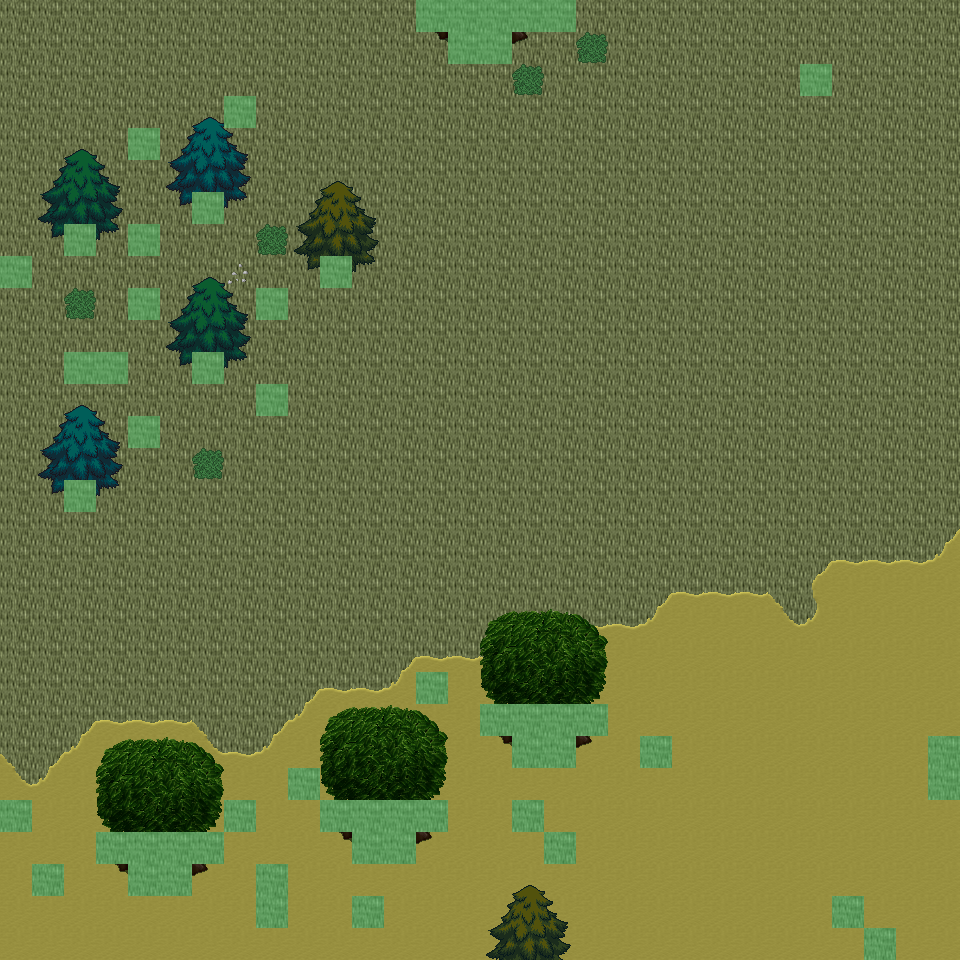

A level layout from a 2D game, rendered from its tile map. Below: a short description, then the map file with tile-grid data replaced by summaries:
An orthogonal 30x30 tile map with 32x32 px tiles, 6 tile layers (Ground, Object, Object2, Above, ...), 23 tilesets and 9 objects (9x mapExit).

<map version="1.0" orientation="orthogonal" renderorder="right-down" width="30" height="30" tilewidth="32" tileheight="32" nextobjectid="10">
  <tileset firstgid="1" name="tileset_ground_ground" tilewidth="32" tileheight="32" tilecount="33" columns="3">
    <image source="../drawable/tileset_ground_ground.png" width="96" height="352" />
  </tileset>
  <tileset firstgid="34" name="tileset_ground_ridge_earth_dark" tilewidth="32" tileheight="32" tilecount="96" columns="12">
    <image source="../drawable/tileset_ground_ridge_earth_dark.png" width="384" height="256" />
  </tileset>
  <tileset firstgid="130" name="tileset_logic_collision" tilewidth="32" tileheight="32" tilecount="1" columns="1">
    <image source="../drawable/tileset_logic_collision.png" width="32" height="32" />
  </tileset>
  <tileset firstgid="131" name="tileset_logic_creature_animal" tilewidth="32" tileheight="32" tilecount="32" columns="8">
    <image source="../drawable/tileset_logic_creature_animal.png" width="256" height="128" />
  </tileset>
  <tileset firstgid="163" name="tileset_ground_earth_edges" tilewidth="32" tileheight="32" tilecount="18" columns="6">
    <image source="../drawable/tileset_ground_earth_edges.png" width="192" height="96" />
  </tileset>
  <tileset firstgid="181" name="tileset_plant_grasses" tilewidth="32" tileheight="32" tilecount="6" columns="3">
    <image source="../drawable/tileset_plant_grasses.png" width="96" height="64" />
  </tileset>
  <tileset firstgid="187" name="tileset_ground_earth_edges_yellowgreen" tilewidth="32" tileheight="32" tilecount="15" columns="5">
    <image source="../drawable/tileset_ground_earth_edges_yellowgreen.png" width="160" height="96" />
  </tileset>
  <tileset firstgid="202" name="tileset_ground_grass_corners" tilewidth="32" tileheight="32" tilecount="24" columns="6">
    <image source="../drawable/tileset_ground_grass_corners.png" width="192" height="128" />
  </tileset>
  <tileset firstgid="226" name="tileset_plant_tree_tree_darkgreen" tilewidth="32" tileheight="32" tilecount="88" columns="8">
    <image source="../drawable/tileset_plant_tree_tree_darkgreen.png" width="256" height="352" />
  </tileset>
  <tileset firstgid="314" name="tileset_plant_tree_evergreen" tilewidth="32" tileheight="32" tilecount="36" columns="3">
    <image source="../drawable/tileset_plant_tree_evergreen.png" width="96" height="384" />
  </tileset>
  <tileset firstgid="350" name="tileset_plant_bush_various_small" tilewidth="32" tileheight="32" tilecount="9" columns="3">
    <image source="../drawable/tileset_plant_bush_various_small.png" width="96" height="96" />
  </tileset>
  <tileset firstgid="359" name="tileset_plant_bush_bushes" tilewidth="32" tileheight="32" tilecount="10" columns="5">
    <image source="../drawable/tileset_plant_bush_bushes.png" width="160" height="64" />
  </tileset>
  <tileset firstgid="369" name="tileset_building_decoration_rocks" tilewidth="32" tileheight="32" tilecount="6" columns="3">
    <image source="../drawable/tileset_building_decoration_rocks.png" width="96" height="64" />
  </tileset>
  <tileset firstgid="375" name="tileset_ground_stonecircle" tilewidth="32" tileheight="32" tilecount="81" columns="9">
    <image source="../drawable/tileset_ground_stonecircle.png" width="288" height="288" />
  </tileset>
  <tileset firstgid="456" name="tileset_ground_rock_rocks" tilewidth="32" tileheight="32" tilecount="4" columns="2">
    <image source="../drawable/tileset_ground_rock_rocks.png" width="64" height="64" />
  </tileset>
  <tileset firstgid="460" name="tileset_building_decoration_orbpedestal" tilewidth="32" tileheight="32" tilecount="2" columns="1">
    <image source="../drawable/tileset_building_decoration_orbpedestal.png" width="32" height="64" />
  </tileset>
  <tileset firstgid="462" name="tileset_building_house_chalet" tilewidth="32" tileheight="32" tilecount="56" columns="7">
    <image source="../drawable/tileset_building_house_chalet.png" width="224" height="256" />
  </tileset>
  <tileset firstgid="518" name="tileset_building_tower_chalet" tilewidth="32" tileheight="32" tilecount="16" columns="2">
    <image source="../drawable/tileset_building_tower_chalet.png" width="64" height="256" />
  </tileset>
  <tileset firstgid="534" name="tileset_plant_bush_bush_pinks" tilewidth="32" tileheight="32" tilecount="4" columns="2">
    <image source="../drawable/tileset_plant_bush_bush_pinks.png" width="64" height="64" />
  </tileset>
  <tileset firstgid="538" name="tileset_ground_dry_grass" tilewidth="32" tileheight="32" tilecount="54" columns="9">
    <image source="../drawable/tileset_ground_dry_grass.png" width="288" height="192" />
  </tileset>
  <tileset firstgid="592" name="tileset_object_rock_pillars_stone" tilewidth="32" tileheight="32" tilecount="36" columns="6">
    <image source="../drawable/tileset_object_rock_pillars_stone.png" width="192" height="192" />
  </tileset>
  <tileset firstgid="628" name="tileset_building_door_brown_door" tilewidth="32" tileheight="32" tilecount="3" columns="1">
    <image source="../drawable/tileset_building_door_brown_door.png" width="32" height="96" />
  </tileset>
  <tileset firstgid="631" name="tileset_logic_creature_fowl" tilewidth="32" tileheight="32" tilecount="6" columns="6">
    <image source="../drawable/tileset_logic_creature_fowl.png" width="192" height="32" />
  </tileset>
  <layer name="Ground" width="30" height="30">
    <data>[900 cells, 900 non-empty, 2 distinct tile ids]</data>
  </layer>
  <layer name="Object" width="30" height="30">
    <data>[900 cells, 105 non-empty, 23 distinct tile ids]</data>
  </layer>
  <layer name="Object2" width="30" height="30">
    <data>[900 cells, 0 non-empty, 0 distinct tile ids]</data>
  </layer>
  <layer name="Above" width="30" height="30">
    <data>[900 cells, 84 non-empty, 34 distinct tile ids]</data>
  </layer>
  <layer name="Above2" width="30" height="30">
    <data>[900 cells, 18 non-empty, 10 distinct tile ids]</data>
  </layer>
  <layer name="Walkable" width="30" height="30">
    <data>[900 cells, 56 non-empty, 1 distinct tile ids]</data>
  </layer>
  <objectgroup name="MapEvents">
    <object id="1" name="north" type="mapExit" x="0" y="0" width="416" height="32">
      <properties>
        <property name="map" value="level_0_x172_y8" />
        <property name="x" value="0" />
        <property name="y" value="28" />
      </properties>
    </object>
    <object id="2" name="north2" type="mapExit" x="576" y="0" width="384" height="32">
      <properties>
        <property name="map" value="level_0_x172_y8" />
        <property name="x" value="18" />
        <property name="y" value="28" />
      </properties>
    </object>
    <object id="3" name="south" type="mapExit" x="0" y="928" width="864" height="32">
      <properties>
        <property name="map" value="level_0_x172_y10" />
        <property name="x" value="0" />
        <property name="y" value="1" />
      </properties>
    </object>
    <object id="4" name="south2" type="mapExit" x="896" y="928" width="64" height="32">
      <properties>
        <property name="map" value="level_0_x172_y10" />
        <property name="x" value="28" />
        <property name="y" value="1" />
      </properties>
    </object>
    <object id="5" name="west" type="mapExit" x="0" y="0" width="32" height="256">
      <properties>
        <property name="map" value="level_0_x171_y9" />
        <property name="x" value="28" />
        <property name="y" value="0" />
      </properties>
    </object>
    <object id="6" name="west2" type="mapExit" x="0" y="288" width="32" height="512">
      <properties>
        <property name="map" value="level_0_x171_y9" />
        <property name="x" value="28" />
        <property name="y" value="9" />
      </properties>
    </object>
    </objectgroup>
</map>
<!-- 3 of 9 objects omitted -->
